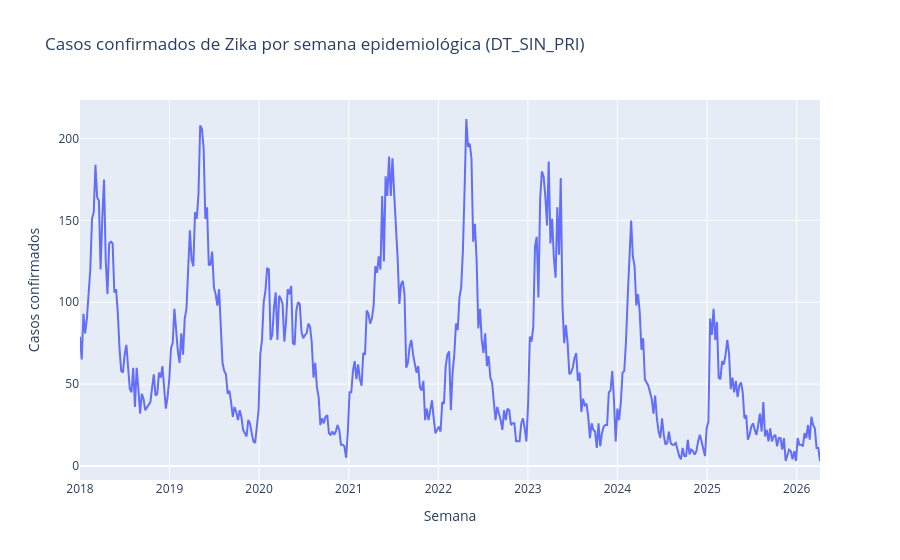

Notebook cell for this chart:
### Markdown cell above
## 2. Sazonalidade

Série temporal semanal de casos confirmados por data de primeiros sintomas
(`DT_SIN_PRI`), decomposta em tendência, sazonalidade e resíduo (STL, período de 52
semanas).

### Code cell
serie_semanal_pl = (
    casos_confirmados
    .with_columns(semana=pl.col("data_primeiros_sintomas").dt.truncate("1w"))
    .group_by("semana")
    .agg(pl.len().alias("casos"))
    .sort("semana")
)

serie_semanal = serie_semanal_pl.to_pandas().set_index("semana")
serie_semanal = serie_semanal.asfreq("W-MON", fill_value=0)

fig = px.line(serie_semanal, y="casos", title="Casos confirmados de Zika por semana epidemiológica (DT_SIN_PRI)")
fig.update_layout(xaxis_title="Semana", yaxis_title="Casos confirmados")
fig.show()

### Figure 1 — Plotly figure (JSON) as saved in the notebook; plotly's stock layout.template omitted (floating-point values rounded to 4 significant figures; data arrays with more than 128 entries replaced by an {"elided": "..."} marker saying what was removed)
{"data": [{"hovertemplate": "semana=%{x}<br>casos=%{y}<extra></extra>", "legendgroup": "", "line": {"color": "#636efa", "dash": "solid"}, "marker": {"symbol": "circle"}, "mode": "lines", "name": "", "orientation": "v", "showlegend": false, "type": "scatter", "x": {"elided": "432 str values"}, "xaxis": "x", "y": {"elided": "432 int values"}, "yaxis": "y"}], "layout": {"legend": {"tracegroupgap": 0}, "title": {"text": "Casos confirmados de Zika por semana epidemiológica (DT_SIN_PRI)"}, "xaxis": {"anchor": "y", "domain": [0.0, 1.0], "title": {"text": "Semana"}}, "yaxis": {"anchor": "x", "domain": [0.0, 1.0], "title": {"text": "Casos confirmados"}}}}
